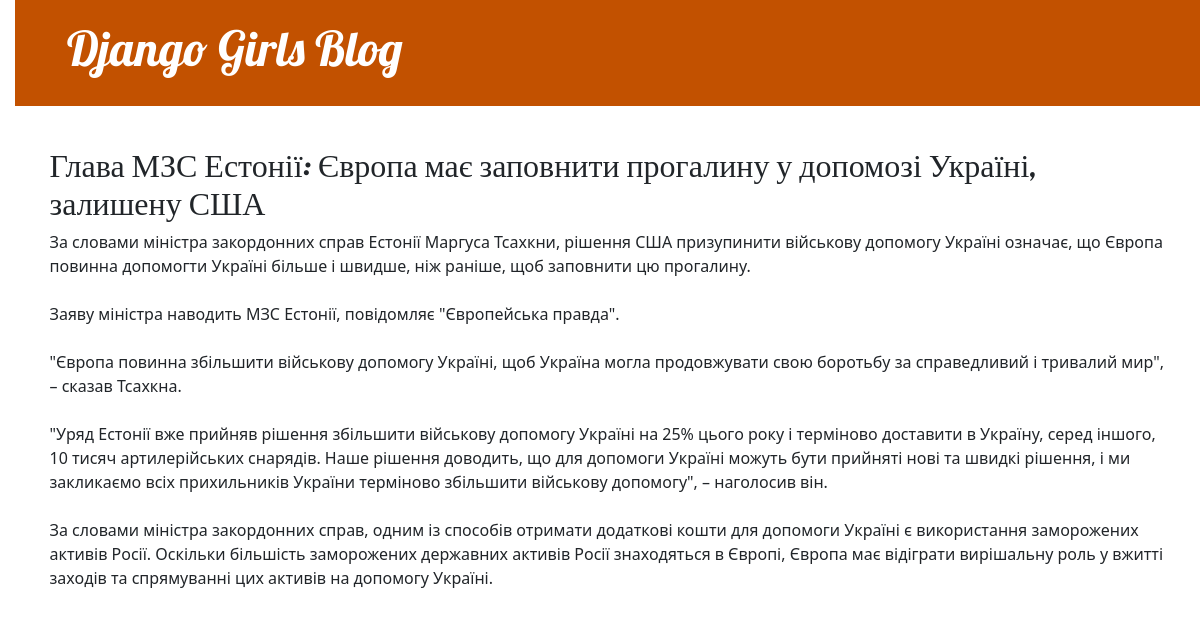
The app's page /post/1/ with its own data.
### blog/models.py (models this page shows, shortened)
class Post(models.Model):
    author = models.ForeignKey(settings.AUTH_USER_MODEL, on_delete=models.CASCADE)
    title = models.CharField(max_length=200)
    text = models.TextField()
    created_date = models.DateTimeField(
            default=timezone.now)
    published_date = models.DateTimeField(
            blank=True, null=True)

### blog/views.py (the view)
# urls.py: path('post/<int:pk>/', views.post_detail, name='post_detail'),
def post_detail(request, pk):
    post = get_object_or_404(Post, pk=pk)
    return render(request, 'blog/post_detail.html', {'post': post})

### blog/templates/blog/post_detail.html (shortened to what this page needs)
{% extends 'blog/base.html' %}
{% block content %}
    <article class="post">
        <article class="post">
        <h2>{{ post.title }}</h2>
        <p>{{ post.text|linebreaksbr }}</p>
        </article>
    </article>
{% endblock %}

### blog/static/css/blog.css (style rules this page uses)
body { padding-left: 15px; }
h1, h2, h3, h4 { font-family: 'Lobster', cursive; }
.post { margin-bottom: 70px; }

### records on screen
Post: title "Глава МЗС Естонії: Європа має заповнити прогалину у допомозі Україні, залишену США", text "За словами міністра закордонних справ Естонії Маргуса Тсахкни, рішення США призупинити військову допомогу Україні означає, що Європа повинна допомогти Україні більше і швидше, ніж раніше, щоб заповнити цю прогалину. Заяву міністра наводить МЗС Естонії, повідомляє \"Європейська правда\". \"Європа повинна збільшити військову допомогу Україні, щоб Україна могла продовжувати свою боротьбу за справедливий і тривалий мир\", – сказав Тсахкна. \"Уряд Естонії вже прийняв рішення збільшити військову допомогу Україні на 25% цього року і терміново доставити в Україну, серед іншого, 10 тисяч артилерійських снарядів. Наше рішення доводить, що для допомоги Україні можуть бути прийняті нові та швидкі рішення, і…"
